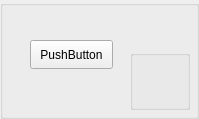
       <widget class="QGroupBox" name="groupBox_p103">
        <property name="minimumSize">
         <size>
          <width>170</width>
          <height>100</height>
         </size>
        </property>
        <property name="title">
         <string/>
        </property>
        <widget class="QPushButton" name="pushButton_p103">
         <property name="geometry">
          <rect>
           <x>30</x>
           <y>40</y>
           <width>83</width>
           <height>29</height>
          </rect>
         </property>
         <property name="text">
          <string>PushButton</string>
         </property>
        </widget>
        <widget class="QGroupBox" name="groupBox_p103info">
         <property name="geometry">
          <rect>
           <x>130</x>
           <y>50</y>
           <width>60</width>
           <height>60</height>
          </rect>
         </property>
         <property name="title">
          <string/>
         </property>
         <widget class="QLabel" name="label_p103attack">
          <property name="geometry">
           <rect>
            <x>0</x>
            <y>0</y>
            <width>30</width>
            <height>30</height>
           </rect>
          </property>
          <property name="text">
           <string/>
          </property>
         </widget>
         <widget class="QLabel" name="label_p103hp">
          <property name="geometry">
           <rect>
            <x>30</x>
            <y>0</y>
            <width>30</width>
            <height>30</height>
           </rect>
          </property>
          <property name="text">
           <string/>
          </property>
         </widget>
         <widget class="QLabel" name="label_p103mobility">
          <property name="geometry">
           <rect>
            <x>0</x>
            <y>30</y>
            <width>30</width>
            <height>30</height>
           </rect>
          </property>
          <property name="text">
           <string/>
          </property>
         </widget>
         <widget class="QLabel" name="label_p103range">
          <property name="geometry">
           <rect>
            <x>30</x>
            <y>30</y>
            <width>30</width>
            <height>30</height>
           </rect>
          </property>
          <property name="text">
           <string/>
          </property>
         </widget>
        </widget>
        <widget class="QLabel" name="label_p103type">
         <property name="geometry">
          <rect>
           <x>20</x>
           <y>40</y>
           <width>30</width>
           <height>30</height>
          </rect>
         </property>
         <property name="styleSheet">
          <string notr="true"/>
         </property>
         <property name="text">
          <string/>
         </property>
        </widget>
       </widget>
